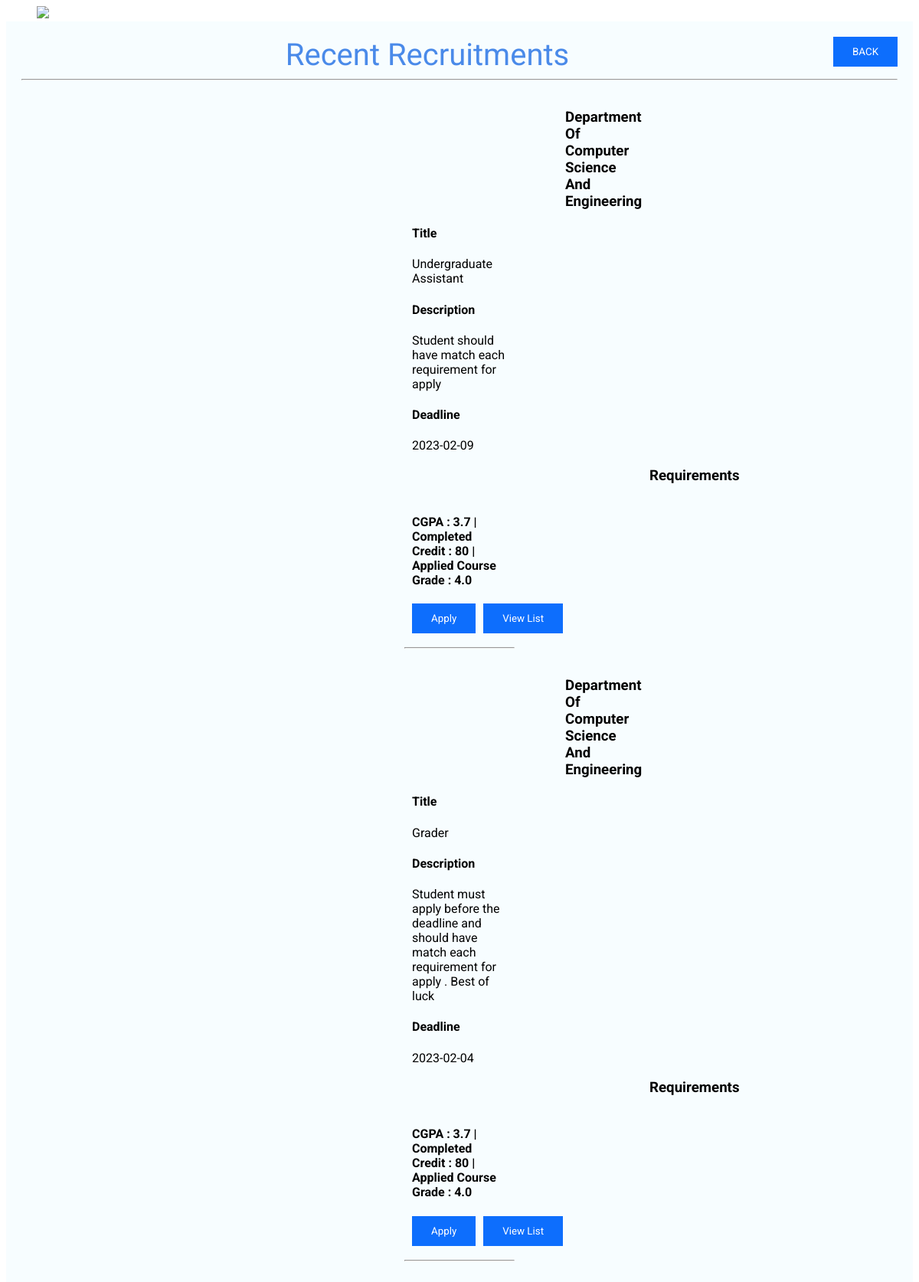
The app's page /project/s_recruitment.php (signed in) with its own data.
### tables this page shows
CREATE TABLE `a_recruitment` (
  `id` int(11) NOT NULL,
  `title` varchar(255) NOT NULL,
  `department` varchar(255) NOT NULL,
  `deadline` varchar(255) NOT NULL,
  `description` varchar(255) NOT NULL,
  `c_credit` varchar(255) NOT NULL,
  `grade` varchar(255) NOT NULL,
  `cgpa` varchar(255) NOT NULL,
  `trimester` varchar(255) NOT NULL,
  `excel` varchar(255) NOT NULL
);

### project/s_recruitment.php (the view, shortened to what this page needs)
<!DOCTYPE html>
<html lang="en">
<head>
    <link rel="stylesheet" href="main.css">
    <link rel="stylesheet" href="s_recruitment.css">
</head>
<body>
  <div class="searchbarWrapper">
    <span onclick="openNav()"><img src="https://cdn4.iconfinder.com/data/icons/wirecons-free-vector-icons/32/menu-alt-512.png" width="40px" style="padding-top: 0px; padding-left: 40px;"></span>
  </div>
  <div id="main">
    <div class="container">
      <div style="text-align: center;">
        <label class="studentHeading" style="text-align:center; color: #2974e5d7;" >Recent Recruitments</label>
        <a style="float:right" href="s_home.php">
          <input class="apply-btn" type="submit" value="BACK">
        </a>
    </div>
      <hr>
     <section style="padding-left: 500px;padding-right: 500px">
       <?php
            require_once "database.php";
            $department = $_SESSION['sdepartment'];
            $sql = "SELECT * FROM a_recruitment WHERE department = '$department'";
            $result = mysqli_query($conn,$sql);
            foreach ($result as $row) {
              ?>
              <div style="padding:10px">
                <h3 style="padding-left:200px">Department Of <?php echo $row['department']; ?></h3>
                <div >
                  <h4>Title</h4>
                  <span><?php echo $row['title']; ?></span>
                  <h4>Description</h4>
                  <span><?php echo $row['description']; ?></span>
                  <h4>Deadline</h4>
                  <span><?php echo $row['deadline']; ?></span>
                </div>
                <h3 style="padding-left:310px">Requirements</h3>
                <div style="display:flex;">
                  <h4>CGPA :  <?php echo $row['cgpa'];echo " | ";?>Completed Credit : <?php echo $row['c_credit'];echo " | ";?>Applied Course Grade : <?php echo $row['grade']; ?></h4>
                </div>
                <div style="display:flex">
                  <form action="s_recruitmentapply.php" method="post">
                    <input class="apply-btn" type="submit" name="view" class="btn btn-success" value="Apply">
                  </form>
                  <form style="padding-left:10px" action="s_viewlist.php" method="post">
                    <input class="apply-btn" type="submit" name="view" class="btn btn-success" value="View List">
                  </form>
                </div>
              </div>
              <hr>
              <?php
            }
        ?>
     </section>
    </div>
  </div>
</body>
</html>

### project/main.css (style rules this page uses)
* { font-family: 'Roboto', sans-serif; }
#main { transition: margin-left .5s; padding: 20px; background: #f7fdff; }
.searchbarWrapper { display: flex; }
.studentHeading { font-size: 40px; }

### project/s_recruitment.css (style rules this page uses)
.apply-btn { background-color: #0d6efd; color: white; padding: 12px 25px; border: 0; outline: 0; display: inline-block; }

### records on screen
a_recruitment: department "Computer Science And Engineering", title "Undergraduate Assistant", description "Student should have match each requirement for apply", deadline "2023-02-09", cgpa "3.7", c_credit "80", grade "4.0"
a_recruitment: department "Computer Science And Engineering", title "Grader", description "Student must apply before the deadline and should have match each requirement for apply . Best of luck", deadline "2023-02-04", cgpa "3.7", c_credit "80", grade "4.0"
